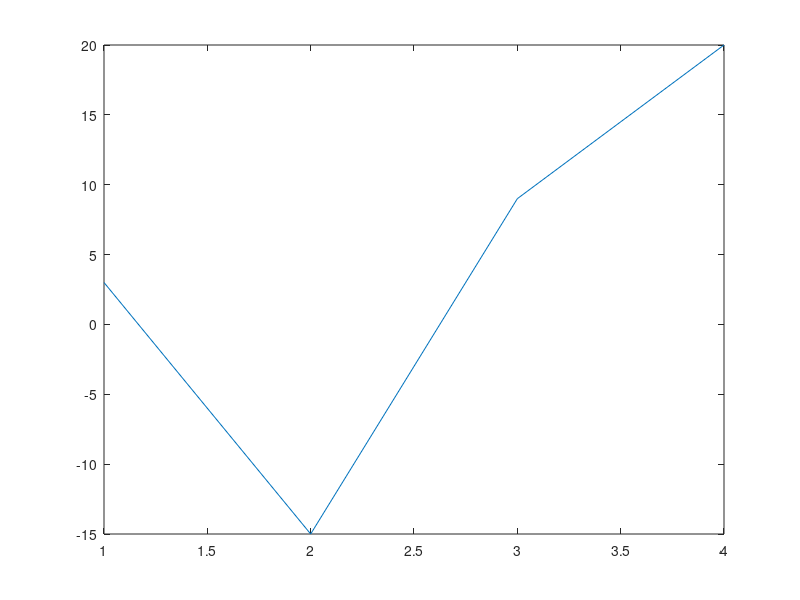

The MATLAB script that drew this image: (Note: this script raises an error after producing the figure.)
close all
clear all

l = plot([3,-15,9,20]);
l.Color = 'red';
l.Marker = '*';
l.LineStyle = "none";
a = l.Parent;
f = a.Parent;
f.Name = 'Sabrina';
a.Box = 'on';
a.XTickLabel = '';
a.YTickLabel = '';
a.XLim = [0 20];
a.YLim = [0 20];
l.XData = l.XData - .01;
fps=60;
dx = 1;
for k=  1:1000
    if l.XData(1) > a.XLim(2)
        dx = -1
    else
        if l.XData(2) < a.XLim(1)
            dx = +1
        end
    end
    l.XData = l.XData + dx;
    pause(1/fps);
end

